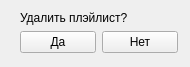
<?xml version="1.0" encoding="UTF-8"?>
<ui version="4.0">
 <class>DialogDeletePlaylist</class>
 <widget class="QWidget" name="DialogDeletePlaylist">
  <property name="geometry">
   <rect>
    <x>0</x>
    <y>0</y>
    <width>190</width>
    <height>67</height>
   </rect>
  </property>
  <property name="windowTitle">
   <string>Form</string>
  </property>
  <widget class="QLabel" name="label">
   <property name="geometry">
    <rect>
     <x>20</x>
     <y>10</y>
     <width>111</width>
     <height>16</height>
    </rect>
   </property>
   <property name="text">
    <string>Удалить плэйлист?</string>
   </property>
  </widget>
  <widget class="QWidget" name="layoutWidget">
   <property name="geometry">
    <rect>
     <x>20</x>
     <y>30</y>
     <width>158</width>
     <height>25</height>
    </rect>
   </property>
   <layout class="QHBoxLayout" name="horizontalLayout">
    <item>
     <widget class="QPushButton" name="pushButton">
      <property name="text">
       <string>Да</string>
      </property>
     </widget>
    </item>
    <item>
     <widget class="QPushButton" name="pushButton_2">
      <property name="text">
       <string>Нет</string>
      </property>
     </widget>
    </item>
   </layout>
  </widget>
 </widget>
 <resources/>
 <connections/>
</ui>
